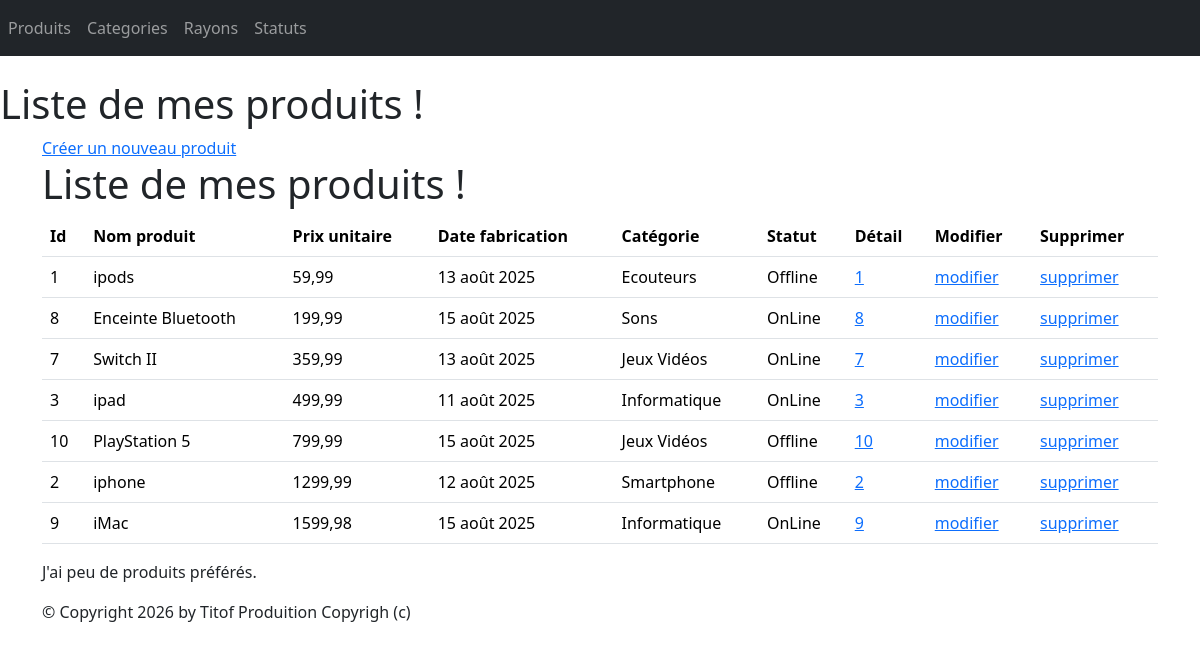
Page /monApp/produits/ on the earlier database version.
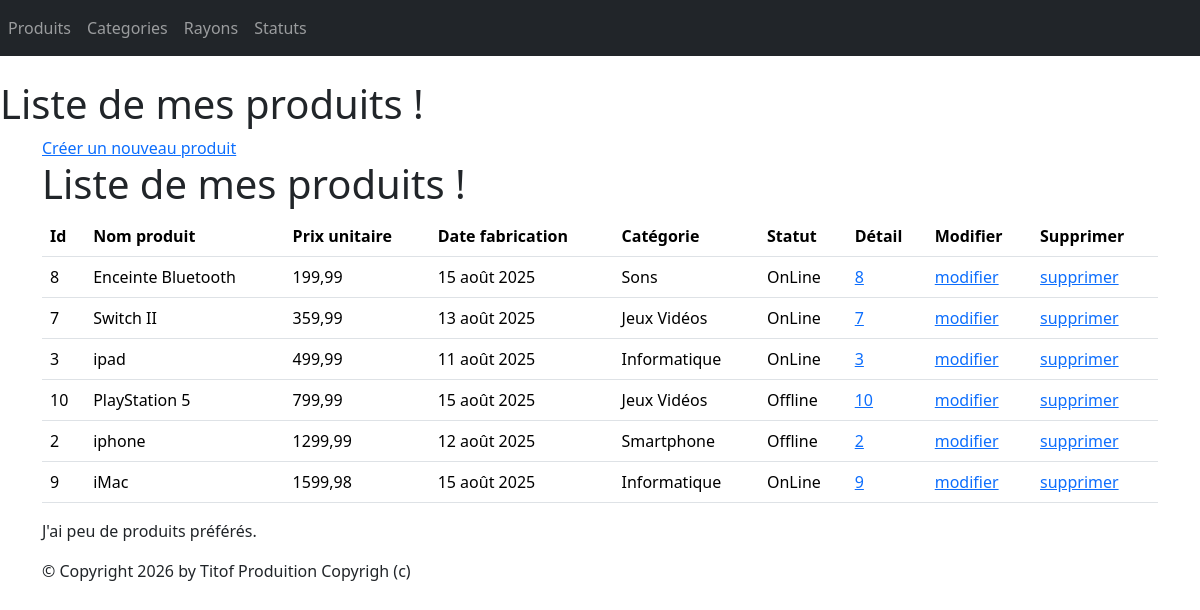
Same page on the later database version.
### monApp/models.py (models this page shows, shortened)
class Produit(models.Model):
    refProd = models.AutoField(primary_key=True)
    intituleProd = models.CharField(max_length=200)
    prixUnitaireProd = models.DecimalField(max_digits=10, decimal_places=2)
    dateFabProd = models.DateField(default=date.today)
    categorie = models.ForeignKey(Categorie, on_delete=models.CASCADE, related_name="produit_categorie", null=True, blank=True)
    statut = models.ForeignKey(Statut, on_delete=models.CASCADE, related_name="produit_statut",null=True, blank=True)

class Categorie(models.Model):
    idCat = models.AutoField(primary_key=True)
    nomCat = models.CharField(max_length=100)
    def __str__(self):
        return self.nomCat

class Statut(models.Model):
    idStatut = models.AutoField(primary_key=True)
    libelleStatut = models.CharField(max_length=100)
    def __str__(self):
        return self.libelleStatut

### monApp/views.py (the view)
# urls.py: path('produits/',views.ProduitListView.as_view(),name='listProduits'),
class ProduitListView(ListView):
    model = Produit
    template_name = "monApp/list_produits.html"
    context_object_name = "produits"
    def get_queryset(self):
        return Produit.objects.order_by("prixUnitaireProd") # tri sur le prix
    def get_context_data(self, **kwargs):
        context = super(ProduitListView, self).get_context_data(**kwargs)
        context['titremenu'] = "Liste de mes produits !"
        return context

### monApp/templates/monApp/list_produits.html
{% extends 'monApp/base.html' %}
{% block menu %}
<h1>Liste de mes produits !</h1>
{% endblock %}
{% block contenu %}
    <a href="{% url 'creationProduit' %}">Créer un nouveau produit</a>
    <h1>{{ titremenu }}</h1>
    <table class="table">
        <thead>
            <th>Id</th>
            <th>Nom produit</th>
            <th>Prix unitaire</th>
            <th>Date fabrication</th>
            <th>Catégorie</th>
            <th>Statut</th>
            <th>Détail</th>
            <th>Modifier</th>
            <th>Supprimer</th>
        </thead>
        <tbody>
            {% for prdt in produits %}
                <tr>
                    <td>{{ prdt.refProd }} </td>
                    <td>{{ prdt.intituleProd }} </td>
                    <td>{{ prdt.prixUnitaireProd }} </td>
                    <td>{{ prdt.dateFabProd }} </td>
                    <td>{{ prdt.categorie }} </td>
                    <td>{{ prdt.statut }} </td>
                    <td><a href="{% url 'detailProduit' prdt.refProd %}">{{ prdt.refProd }}</a></td>
                    <td><a href="{% url 'modificationProduit' prdt.refProd %}">modifier</a></td>
                    <td><a href="{% url 'suppressionProduit' prdt.refProd %}">supprimer</a></td>
                </tr>
            {% endfor %}
        </tbody>
    </table>
    <p>
        J'ai
        {% if prdts|length < 5 %}
        peu de
        {% elif prdts|length < 10 %}
        quelques
        {% else %}
        beaucoup de
        {% endif %}
        produits préférés.
    </p>
{% endblock %}

### monApp/templates/monApp/base.html (shortened to what this page needs)
<!doctype html>
{% load static %}
<html lang="fr">
<head>
{% block styles %}
<link rel="stylesheet" href="{% static 'css/styles.css' %}" />
{% load django_bootstrap5 %}
   {% bootstrap_css %}
{% endblock %}
</head>
<body>
{% block nav %}
<nav class="navbar navbar-expand-md navbar-dark bg-dark mb-4">
<div class="collapse navbar-collapse" id="navbarNav">
<ul class="navbar-nav ml-auto">
<li class="nav-item">
<a class="nav-link" href="{% url 'listProduits' %}">Produits</a>
</li>
<li class="nav-item">
<a class="nav-link" href="{% url 'ListeCategories' %}">Categories</a>
</li>
<li class="nav-item">
<a class="nav-link" href="{% url 'ListeRayons' %}">Rayons</a>
</li>
<li class="nav-item">
<a class="nav-link" href="{% url 'ListeStatuts' %}">Statuts</a>
</li>
</ul>
</div>
</nav >
{% block menu %}{% endblock %}
{% endblock %}
<main role="main" class="container top-pushed">
<div class="jumbotron">
{% block contenu %}
{% endblock %}
</div>
</main >
<footer class="footer">
<div class="container">
<p>&copy; Copyright {% now "Y" %} by Titof Produition Copyrigh (c)</p>
</div>
</footer>
</body>
</html>

### static/css/styles.css (style rules this page uses)
h1 { color: red ; }

Differences in the rows shown:
removed Produit: refProd "1", intituleProd "ipods", prixUnitaireProd "59,99", dateFabProd "13 août 2025", categorie "Ecouteurs", statut "Offline"
